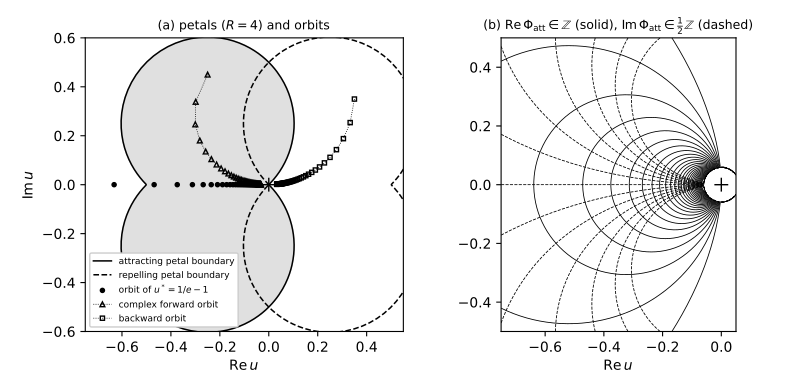

Write Python code to recreate this figure.
"""Figure for Chapter 3: petals, orbits and the Fatou coordinate grid of g(u) = e^u - 1.

Left : u-plane.  Boundaries of the attracting petal {Re z + |Im z| > R} and the repelling
       petal {-Re z + |Im z| > R}, z = -1/(a2 u) = -2/u, with the illustrative value R = 4;
       a real forward orbit from u* = 1/e - 1, a complex forward orbit, and a backward orbit.
Right: level curves Re Phi_att = const (solid) and Im Phi_att = const (dashed),
       Phi_att(u) ~ alpha_4(g^n u) - n with the first four formal Abel coefficients.
Run:  python3 fig3_petals.py   (writes fig3_petals.pdf next to this file)
"""
import os
import numpy as np
import matplotlib
matplotlib.use("Agg")
import matplotlib.pyplot as plt

A2, RHO = 0.5, 1.0 / 3.0
D = [-1.0 / 36, 1.0 / 540, 0.000128600823045, -0.000163047472075]   # d_1..d_4 (generality_check.Alpha)
R = 4.0


def alpha(u):
    s = sum(d * u ** (k + 1) for k, d in enumerate(D))
    return -1.0 / (A2 * u) + RHO * np.log(-u) + s


def phi_att(u, umax=0.02, nmax=3000):
    u = np.array(u, dtype=complex)
    n = np.zeros(u.shape)
    ok = np.ones(u.shape, bool)
    act = np.ones(u.shape, bool)
    for _ in range(nmax):
        done = (np.abs(u) < umax) & (np.real(-1.0 / (A2 * u)) > 2 * np.abs(np.imag(-1.0 / (A2 * u))))
        act &= ~done
        if not act.any():
            break
        with np.errstate(over="ignore", invalid="ignore"):
            u = np.where(act, np.exp(u) - 1, u)
        n += act
        bad = ~np.isfinite(u) | (np.abs(u) > 30)
        ok &= ~bad
        u = np.where(bad, -0.01, u)
        act &= ~bad
    ok &= ~act
    with np.errstate(divide="ignore", invalid="ignore"):
        val = alpha(u) - n
    return np.where(ok, val, np.nan)


def boundary(sign):
    y = np.concatenate([np.linspace(-400, -0.01, 4000), np.linspace(0.01, 400, 4000)])
    z = sign * (R - np.abs(y)) + 1j * y           # sign=+1: attracting, -1: repelling
    return -1.0 / (A2 * z)


fig, ax = plt.subplots(1, 2, figsize=(8, 3.9))
a = ax[0]
for sign, ls, lab in [(1, "-", "attracting petal boundary"), (-1, "--", "repelling petal boundary")]:
    u = boundary(sign)
    a.plot(u.real, u.imag, "k", ls=ls, lw=1.1, label=lab)
    if sign == 1:
        a.fill(u.real, u.imag, color="0.88", zorder=0)
orb = [1 / np.e - 1]
for _ in range(40):
    orb.append(np.exp(orb[-1]) - 1)
orb = np.array(orb)
a.plot(orb.real, orb.imag, "ko", ms=3, label=r"orbit of $u^*=1/e-1$")
orb2 = [-0.25 + 0.45j]
for _ in range(60):
    orb2.append(np.exp(orb2[-1]) - 1)
orb2 = np.array(orb2)
a.plot(orb2.real, orb2.imag, "k^", ms=3.5, mfc="none", lw=0.6, ls=":", label="complex forward orbit")
orb3 = [0.35 + 0.35j]
for _ in range(60):
    orb3.append(np.log(1 + orb3[-1]))
orb3 = np.array(orb3)
a.plot(orb3.real, orb3.imag, "ks", ms=3, mfc="none", lw=0.6, ls=":", label="backward orbit")
a.plot([0], [0], "k+", ms=10)
a.set_xlim(-0.75, 0.55); a.set_ylim(-0.6, 0.6); a.set_aspect("equal")
a.set_xlabel(r"$\mathrm{Re}\,u$"); a.set_ylabel(r"$\mathrm{Im}\,u$")
a.legend(fontsize=6.5, loc="lower left", framealpha=1)
a.set_title(r"(a) petals ($R=4$) and orbits", fontsize=9)

b = ax[1]
x = np.linspace(-0.75, 0.05, 500)
y = np.linspace(-0.5, 0.5, 500)
X, Y = np.meshgrid(x, y)
U = X + 1j * Y
U[np.abs(U) < 0.06] = np.nan
P = phi_att(np.nan_to_num(U, nan=-0.5))
P[np.isnan(U)] = np.nan
b.contour(X, Y, P.real, levels=np.arange(1, 30, 1.0), colors="k", linewidths=0.6, linestyles="solid")
b.contour(X, Y, P.imag, levels=np.arange(-3, 3.01, 0.5), colors="k", linewidths=0.6, linestyles="dashed")
b.plot([0], [0], "k+", ms=10)
b.set_xlim(-0.75, 0.05); b.set_ylim(-0.5, 0.5); b.set_aspect("equal")
b.set_xlabel(r"$\mathrm{Re}\,u$")
b.set_title(r"(b) $\mathrm{Re}\,\Phi_{\mathrm{att}}\in\mathbb{Z}$ (solid), $\mathrm{Im}\,\Phi_{\mathrm{att}}\in\frac{1}{2}\mathbb{Z}$ (dashed)", fontsize=9)
fig.tight_layout()
fig.savefig(os.path.join(os.path.dirname(os.path.abspath(__file__)), "fig3_petals.pdf"))
fig.savefig("/tmp/fig3_petals.png", dpi=110)
